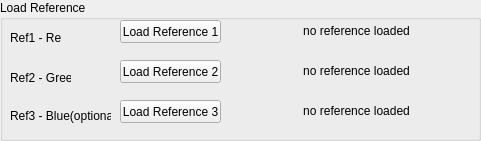
  <widget class="QGroupBox" name="reference_inputBox">
   <property name="geometry">
    <rect>
     <x>10</x>
     <y>270</y>
     <width>481</width>
     <height>141</height>
    </rect>
   </property>
   <property name="title">
    <string>Load Reference</string>
   </property>
   <widget class="QLabel" name="label_2">
    <property name="geometry">
     <rect>
      <x>10</x>
      <y>30</y>
      <width>51</width>
      <height>16</height>
     </rect>
    </property>
    <property name="text">
     <string>Ref1 - Red</string>
    </property>
   </widget>
   <widget class="QLabel" name="label_3">
    <property name="geometry">
     <rect>
      <x>10</x>
      <y>70</y>
      <width>61</width>
      <height>16</height>
     </rect>
    </property>
    <property name="text">
     <string>Ref2 - Green</string>
    </property>
   </widget>
   <widget class="QLabel" name="label_4">
    <property name="geometry">
     <rect>
      <x>10</x>
      <y>100</y>
      <width>101</width>
      <height>31</height>
     </rect>
    </property>
    <property name="text">
     <string>Ref3 - Blue(optional)</string>
    </property>
   </widget>
   <widget class="QPushButton" name="load_ref1">
    <property name="geometry">
     <rect>
      <x>120</x>
      <y>20</y>
      <width>101</width>
      <height>23</height>
     </rect>
    </property>
    <property name="text">
     <string>Load Reference 1</string>
    </property>
    <property name="autoDefault">
     <bool>false</bool>
    </property>
   </widget>
   <widget class="QPushButton" name="load_ref2">
    <property name="geometry">
     <rect>
      <x>120</x>
      <y>60</y>
      <width>101</width>
      <height>23</height>
     </rect>
    </property>
    <property name="text">
     <string>Load Reference 2</string>
    </property>
    <property name="autoDefault">
     <bool>false</bool>
    </property>
   </widget>
   <widget class="QPushButton" name="load_ref3">
    <property name="geometry">
     <rect>
      <x>120</x>
      <y>100</y>
      <width>101</width>
      <height>23</height>
     </rect>
    </property>
    <property name="text">
     <string>Load Reference 3</string>
    </property>
    <property name="autoDefault">
     <bool>false</bool>
    </property>
   </widget>
   <widget class="QLabel" name="ref1name">
    <property name="geometry">
     <rect>
      <x>230</x>
      <y>20</y>
      <width>241</width>
      <height>21</height>
     </rect>
    </property>
    <property name="text">
     <string>                      no reference loaded</string>
    </property>
   </widget>
   <widget class="QLabel" name="ref2name">
    <property name="geometry">
     <rect>
      <x>230</x>
      <y>60</y>
      <width>241</width>
      <height>21</height>
     </rect>
    </property>
    <property name="text">
     <string>                      no reference loaded</string>
    </property>
   </widget>
   <widget class="QLabel" name="ref3name">
    <property name="geometry">
     <rect>
      <x>230</x>
      <y>100</y>
      <width>241</width>
      <height>21</height>
     </rect>
    </property>
    <property name="text">
     <string>                      no reference loaded</string>
    </property>
   </widget>
  </widget>
